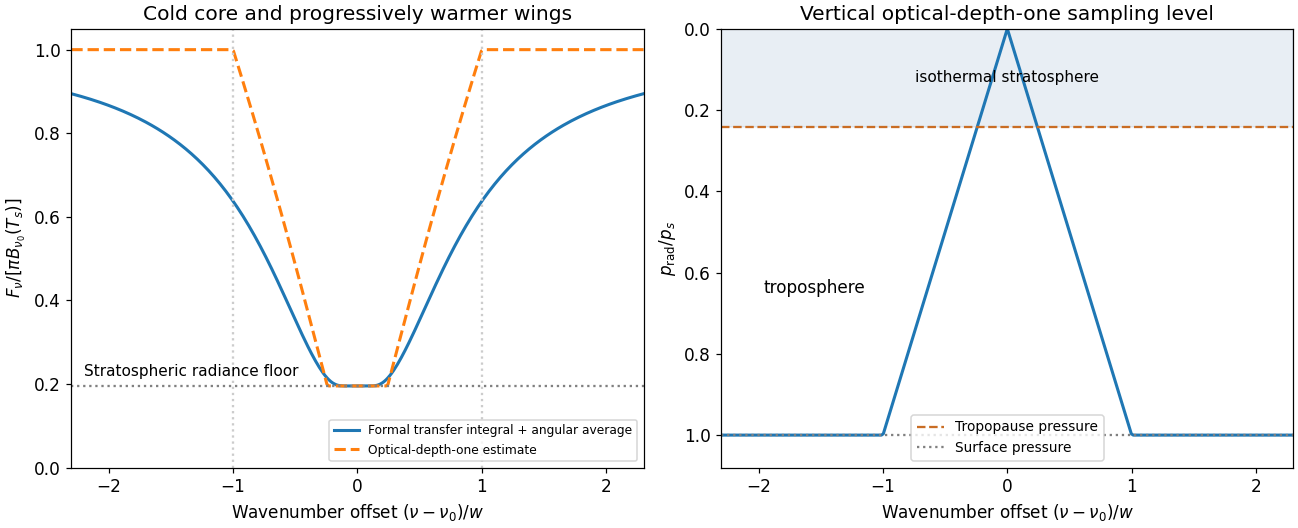

The script that drew this image:
"""Original isolated-line model; Python 3.14, NumPy 2.3, Matplotlib 3.10."""
from pathlib import Path
import numpy as np
import matplotlib
matplotlib.use('Agg')
import matplotlib.pyplot as plt
plt.rcParams.update({'font.size':11,'figure.facecolor':'white','axes.facecolor':'white'})
Ts=300.;Tt=200.;x=2/7;nu0=667.;c2=1.438775
pt=(Tt/Ts)**(1/x)
def B(T):return 1/np.expm1(c2*nu0/T)
b0=B(Ts)
nodes,weights=np.polynomial.legendre.leggauss(140)
yunit=(nodes+1)/2;wy=weights/2
mu_nodes,mu_weights=np.polynomial.legendre.leggauss(40)
mu=(mu_nodes+1)/2;wmu=mu_weights/2
s=np.linspace(-2.3,2.3,301);ss=np.abs(s)
exact=[]
for d in ss:
 if d<1e-10:exact.append(B(Tt)/b0);continue
 ys=1/(d*d*mu);upper=np.minimum(ys,32.)
 yy=upper[:,None]*yunit[None,:]
 pp=d*np.sqrt(mu[:,None]*yy)
 temp=np.maximum(Ts*pp**x,Tt)
 intensity=b0*np.exp(-ys)+upper*np.sum(wy[None,:]*B(temp)*np.exp(-yy),axis=1)
 exact.append(2*np.sum(wmu*mu*intensity)/b0)
Trad=np.maximum(Ts*np.minimum(ss,1)**x,Tt)
approx=B(Trad)/b0
fig,(a,b)=plt.subplots(1,2,figsize=(11.8,4.8),layout='constrained')
a.plot(s,exact,lw=2,label='Formal transfer integral + angular average')
a.plot(s,approx,'--',lw=2,label=r'Optical-depth-one estimate')
a.axhline(B(Tt)/b0,color='0.5',ls=':');a.text(-2.2,B(Tt)/b0+.025,'Stratospheric radiance floor',fontsize=10)
for v in [-1,1]:a.axvline(v,color='0.8',ls=':')
a.set(xlabel=r'Wavenumber offset $(\nu-\nu_0)/w$',ylabel=r'$F_\nu/[\pi B_{\nu_0}(T_s)]$',title='Cold core and progressively warmer wings',ylim=(0,1.05),xlim=(-2.3,2.3))
a.legend(loc='lower right',fontsize=8)
b.plot(s,np.minimum(ss,1),lw=2)
b.axhline(pt,color='#c96d24',ls='--',label='Tropopause pressure')
b.axhline(1,color='0.5',ls=':',label='Surface pressure')
b.fill_between(s,0,pt,color='#4477aa',alpha=.12)
b.text(0,pt/2,'isothermal stratosphere',ha='center',va='center',fontsize=10)
b.text(-1.55,.65,'troposphere',ha='center')
b.set(xlabel=r'Wavenumber offset $(\nu-\nu_0)/w$',ylabel=r'$p_{\rm rad}/p_s$',title='Vertical optical-depth-one sampling level',ylim=(1.08,0),xlim=(-2.3,2.3))
b.legend(loc='lower center',fontsize=9)
fig.savefig(Path.cwd()/Path(__file__).with_suffix('.png').name,dpi=110,facecolor='white')
